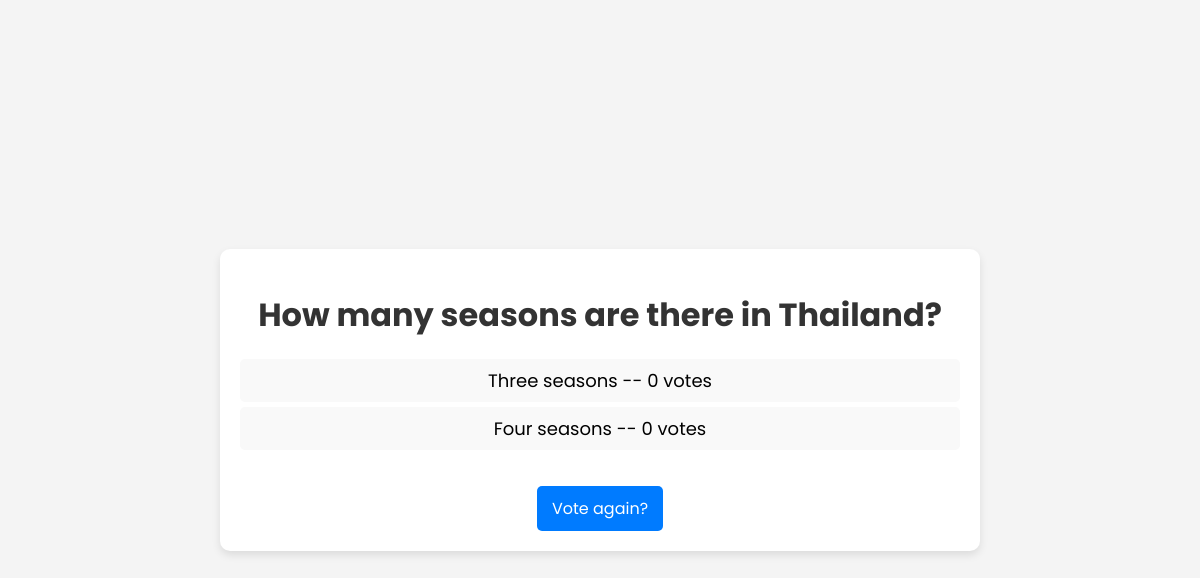
Screenshot of /9/results/ with the database file from the repository.
### mypoll/models.py (models this page shows, shortened)
class Question(models.Model):
    question_text = models.CharField(max_length=200)
    pub_date = models.DateTimeField("date published")
    is_private = models.BooleanField(default=False)

class Choice(models.Model):
    question = models.ForeignKey(Question, on_delete=models.CASCADE)
    choice_text = models.CharField(max_length=200)
    votes = models.IntegerField(default=0)

### mypoll/views.py (the view)
# urls.py: path("<int:pk>/results/", views.ResultsView.as_view(), name="results"),
class ResultsView(generic.DetailView):
    model = Question
    template_name = "mypoll/results.html"

### mypoll/templates/mypoll/results.html (shortened to what this page needs)
<!DOCTYPE html>
<html lang="th">
<head>
</head>
<body>
    <div class="container">
        <h1 class="topic">{{ question.question_text }}</h1>
        <ul>
            {% for choice in question.choice_set.all %}
                <li>{{ choice.choice_text }} -- {{ choice.votes }} vote{{ choice.votes|pluralize }}</li>
            {% endfor %}
        </ul>
        <a href="{% url 'mypoll:detail' question.id %}">Vote again?</a>
    </div>
</body>
</html>

### mypoll/templates/mypoll/results.html (style rules this page uses)
body { font-family: 'Poppins', sans-serif; background-color: #f4f4f4; display: flex; justify-content: center; align-items: center; height: 100vh; margin: 0; }
.container { background: white; padding: 20px; border-radius: 10px; box-shadow: 0 4px 8px rgba(0, 0, 0, 0.1); text-align: center; width: 60%; }
.topic { font-size: 32px; color: #333; margin-bottom: 20px; }
ul { list-style: none; padding: 0; }
li { font-size: 18px; padding: 8px; background: #f9f9f9; margin: 5px 0; border-radius: 5px; }
a { display: inline-block; margin-top: 20px; padding: 10px 15px; background-color: #007bff; color: white; text-decoration: none; border-radius: 5px; transition: 0.3s; }

### rows the page displays
Question: question_text "How many seasons are there in Thailand?"
Choice: choice_text "Three seasons", votes "0"
Choice: choice_text "Four seasons", votes "0"
